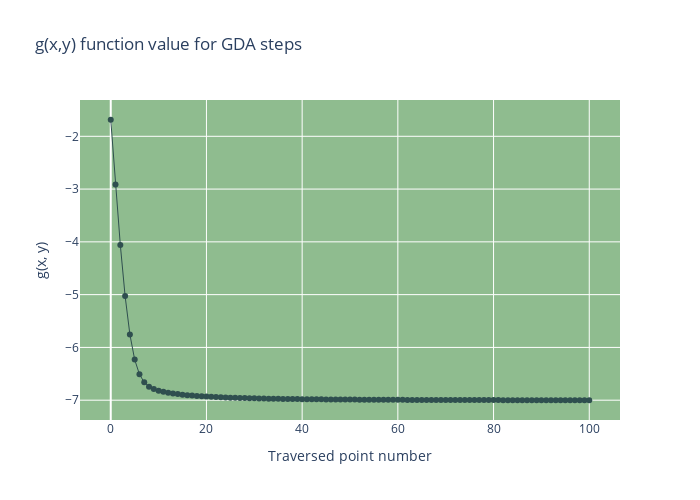

Notebook code for this chart:
### Markdown cell above
Z przeprowadzonych obserwacji wywnioskowałem, że potrzebuję co najmniej kilkuset iteracji (uruchomień dla punktów początkowych) by zbadać generalne zachowanie algorytmu. Badania przeprowadzałem głównie na obszarze od -3 do 3, na którym 100 kroków algorytmu było zdecydowanie wystarczające żeby funkcja zatrzymała się po osiągnięciu dolnego limitu wartości gradientu, oznaczonego współczynnikiem odcięcia.

### Code cell
vals = [g(p) for p in dsc[0]]
layout = go.Layout(width=700, height=500,
                title_text='g(x,y) function value for GDA steps',
                plot_bgcolor='DarkSeaGreen',
                xaxis_title='Traversed point number',
                yaxis_title='g(x, y)')
fig = go.Figure(layout=layout)
fig.add_trace(go.Scatter(mode='lines+markers', 
                         marker=dict(size=6,
                                     color='DarkSlateGrey'),
                         line=dict(color='DarkSlateGrey', width=1), 
                         x=list(range(len(vals))), y=vals))
fig.show()

### Figure 1 — Plotly figure (JSON) as saved in the notebook; plotly's stock layout.template omitted (floating-point values rounded to 4 significant figures)
{"data": [{"line": {"color": "DarkSlateGrey", "width": 1}, "marker": {"color": "DarkSlateGrey", "size": 6}, "mode": "lines+markers", "type": "scatter", "x": [0, 1, 2, 3, 4, 5, 6, 7, 8, 9, 10, 11, 12, 13, 14, 15, 16, 17, 18, 19, 20, 21, 22, 23, 24, 25, 26, 27, 28, 29, 30, 31, 32, 33, 34, 35, 36, 37, 38, 39, 40, 41, 42, 43, 44, 45, 46, 47, 48, 49, 50, 51, 52, 53, 54, 55, 56, 57, 58, 59, 60, 61, 62, 63, 64, 65, 66, 67, 68, 69, 70, 71, 72, 73, 74, 75, 76, 77, 78, 79, 80, 81, 82, 83, 84, 85, 86, 87, 88, 89, 90, 91, 92, 93, 94, 95, 96, 97, 98, 99, 100], "y": [-1.686, -2.914, -4.058, -5.028, -5.754, -6.231, -6.51, -6.662, -6.743, -6.79, -6.82, -6.842, -6.859, -6.873, -6.885, -6.895, -6.904, -6.912, -6.919, -6.926, -6.931, -6.936, -6.941, -6.945, -6.949, -6.952, -6.955, -6.958, -6.961, -6.963, -6.965, -6.968, -6.969, -6.971, -6.973, -6.974, -6.976, -6.977, -6.978, -6.98, -6.981, -6.982, -6.983, -6.984, -6.984, -6.985, -6.986, -6.987, -6.987, -6.988, -6.989, -6.989, -6.99, -6.99, -6.991, -6.991, -6.992, -6.992, -6.993, -6.993, -6.993, -6.994, -6.994, -6.994, -6.995, -6.995, -6.995, -6.996, -6.996, -6.996, -6.996, -6.997, -6.997, -6.997, -6.997, -6.998, -6.998, -6.998, -6.998, -6.998, -6.999, -6.999, -6.999, -6.999, -6.999, -6.999, -7.0, -7.0, -7.0, -7.0, -7.0, -7.0, -7.0, -7.0, -7.001, -7.001, -7.001, -7.001, -7.001, -7.001, -7.001]}], "layout": {"height": 500, "plot_bgcolor": "DarkSeaGreen", "title": {"text": "g(x,y) function value for GDA steps"}, "width": 700, "xaxis": {"title": {"text": "Traversed point number"}}, "yaxis": {"title": {"text": "g(x, y)"}}}}
